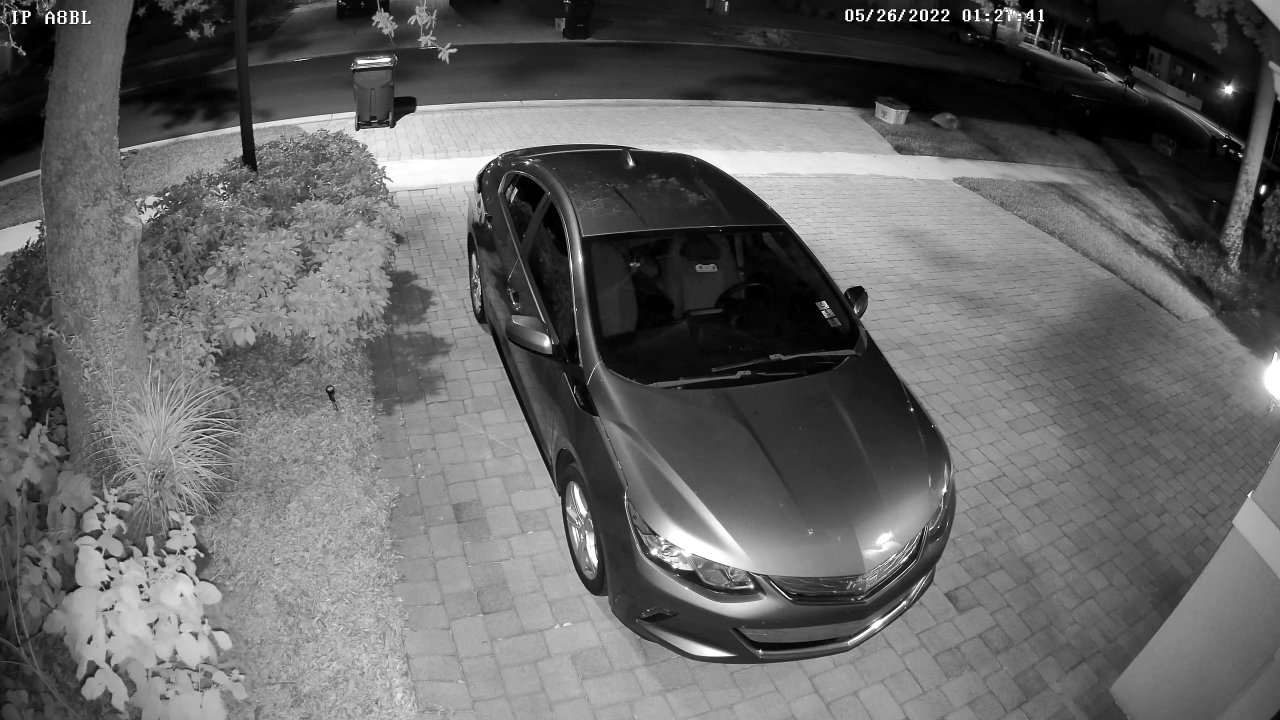
#> input picture SimulatedDevices/testimage1.jpg, 2560 x 1440 px (shown at 1/2 size)
$ python main3.py
#> lines starting #> are read from the running program, lines starting #| are printed output that depends on the picture
import asyncio
import websockets
import random
import time
import base64
import cv2
import numpy as np

DEVICE_ID = "SIM03"  # Unique identifier for this simulated device
WEBSOCKET_SERVER = "wss://"


# Load test images only once
test_images = [
    cv2.imread("testimage1.jpg"),
    cv2.imread("testimage2.jpg"),
    cv2.imread("testimage3.jpg")
]
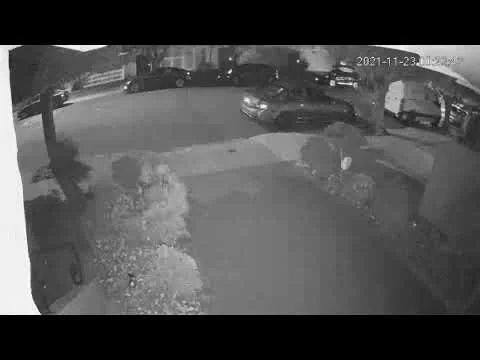
#> input picture SimulatedDevices/testimage2.jpg, 480 x 360 px
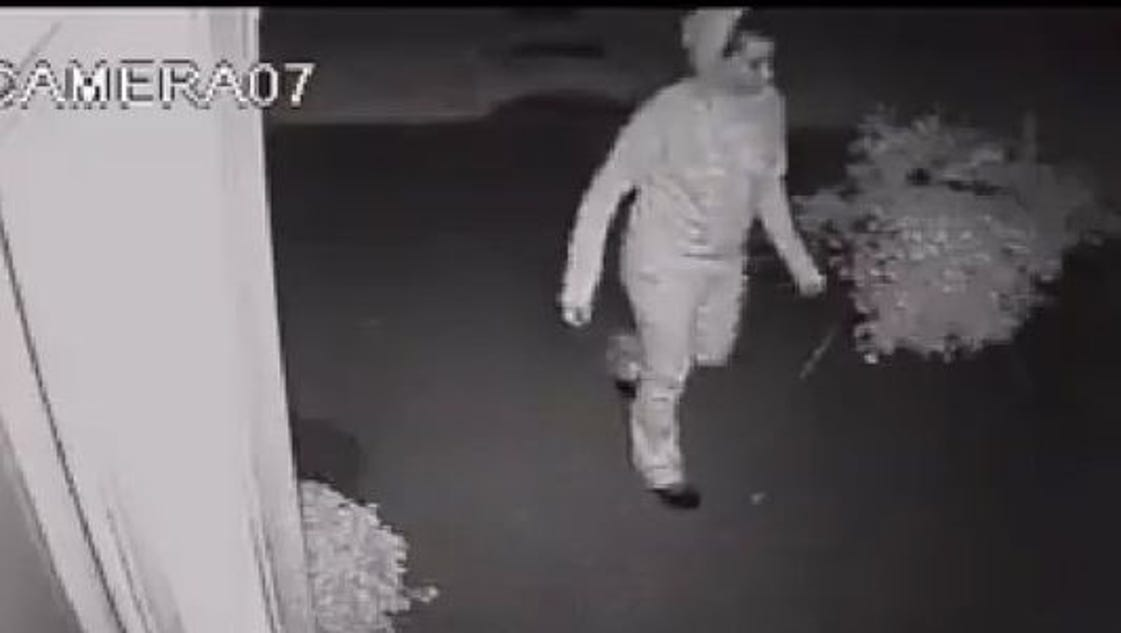
#> input picture SimulatedDevices/testimage3.jpg, 1121 x 633 px

# Simulate a binary image (normally JPEG data)
def get_fake_image_bytes():
    # Choose one test image randomly with specified weights
    img = random.choices(test_images, weights=[49.5, 49.5, 1], k=1)[0]

    if img is None:
        print("Error: Test image not found or failed to load.")
        return b""

    # Resize to match ESP32-CAM resolution if needed
    img = cv2.resize(img, (320, 240))

    # Encode as JPEG
    success, buffer = cv2.imencode('.jpg', img)
    return buffer.tobytes() if success else b""


# Simulate a distance sensor reading
def get_fake_distance():
    return f"distance:{random.randint(50, 300)}"


async def simulate_device():
    while True:
        try:
            async with websockets.connect(WEBSOCKET_SERVER) as websocket:
                print(f"[{DEVICE_ID}] Connected to server")
                await websocket.send(f"device_id:{DEVICE_ID}")

                while True:
                    image_data = get_fake_image_bytes()
                    await websocket.send(image_data)
                    print(f"[{DEVICE_ID}] Sent image ({len(image_data)} bytes)")

                    if random.random() < 0.3:
                        dist = get_fake_distance()
                        await websocket.send(dist)
                        print(f"[{DEVICE_ID}] Sent sensor data: {dist}")

                    try:
                        message = await asyncio.wait_for(websocket.recv(), timeout=0.1)
                        if isinstance(message, str):
                            msg_lower = message.strip().lower()
                            if msg_lower == "ping":
                                await websocket.send("pong")
                                print(f"[{DEVICE_ID}] Responded with pong")
                            elif msg_lower == "automaticping":
                                await websocket.send("automaticpong")
                                print(f"[{DEVICE_ID}] Responded with pong")
                            else:
                                print(f"[{DEVICE_ID}] Received command: {message}")
                    except asyncio.TimeoutError:
                        pass  # No message this cycle

                    await asyncio.sleep(0.5)

#> (the run stopped early here; a loop or call above may not have finished)
